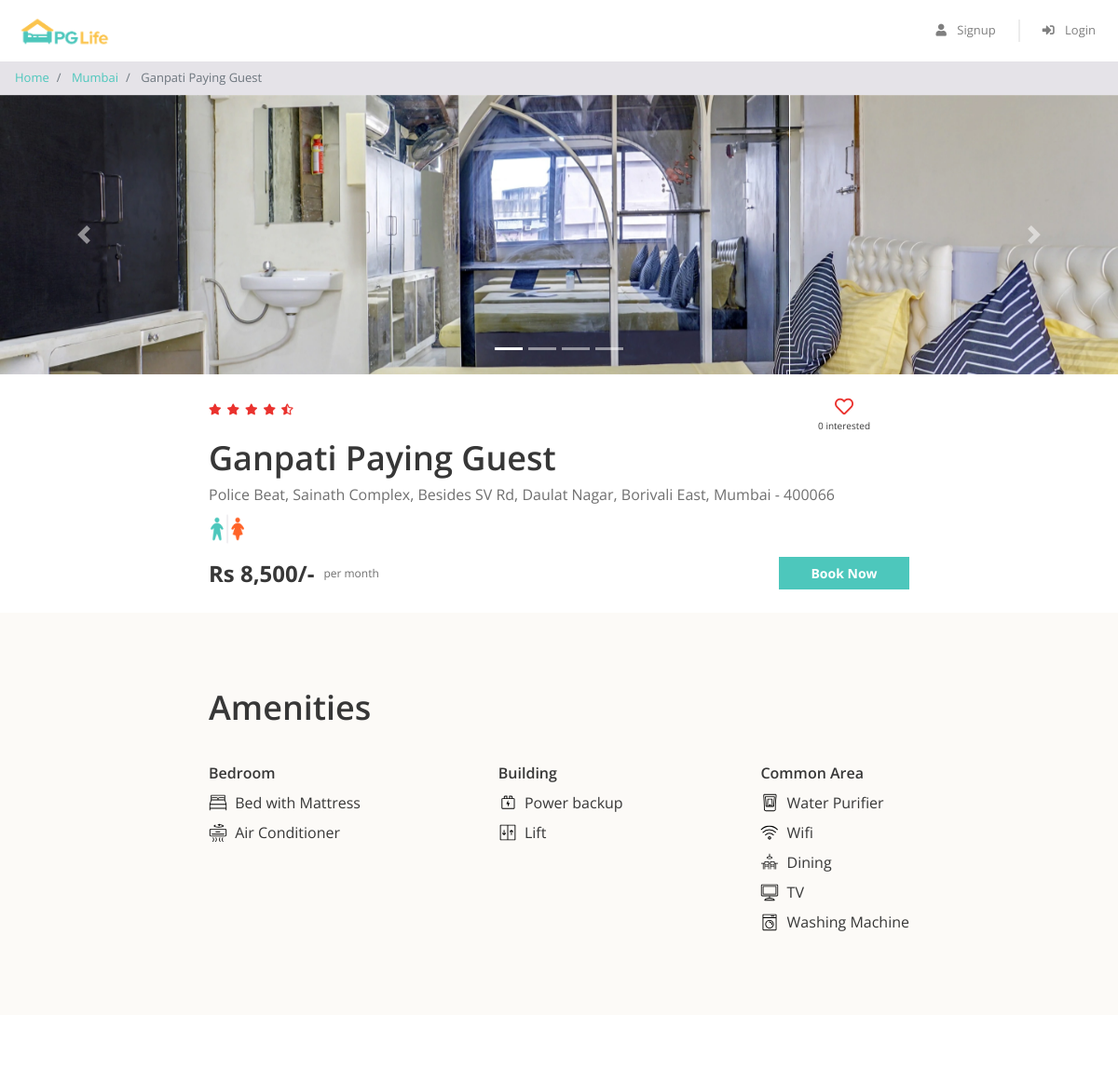
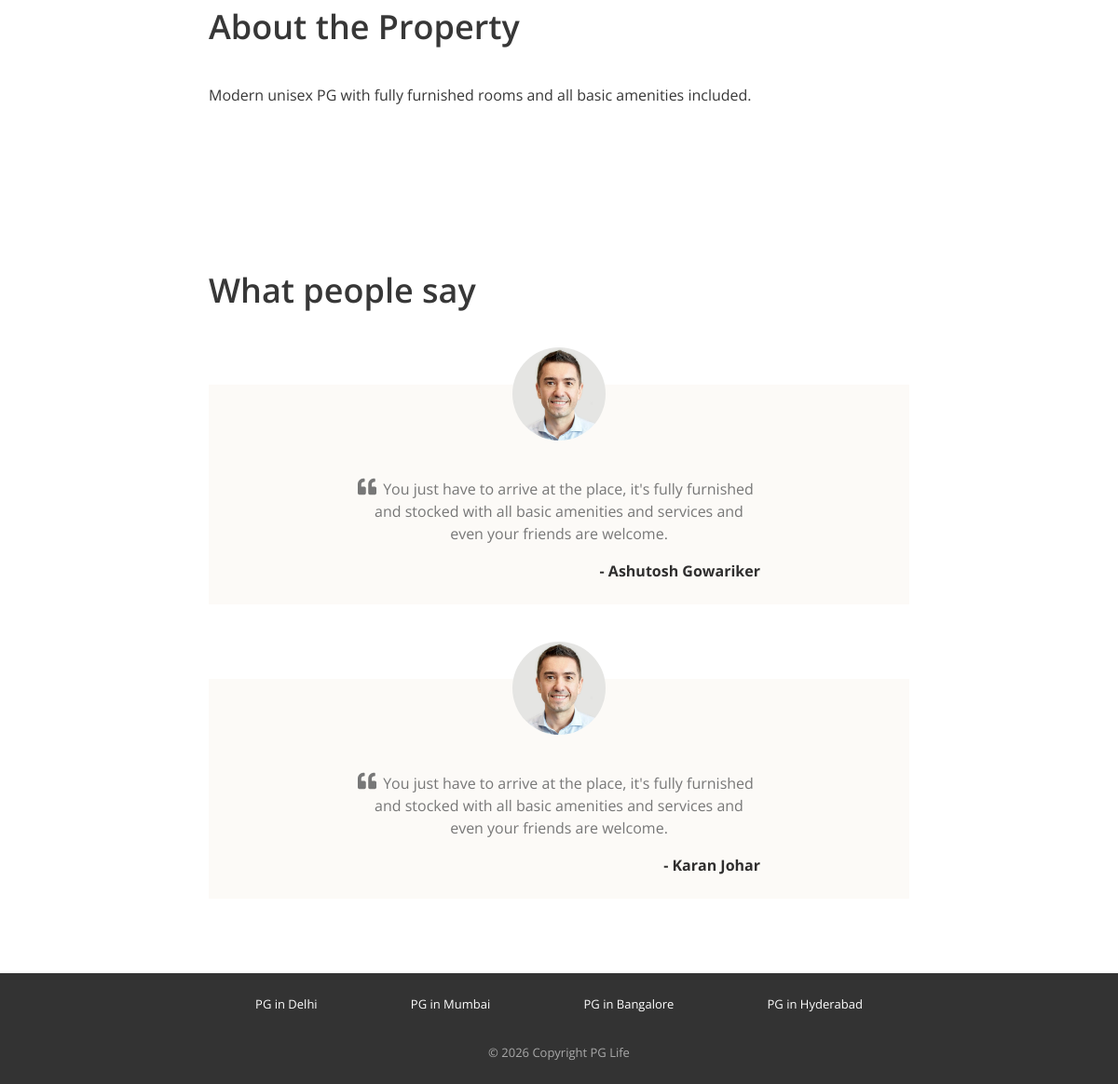
The app's page /property_detail.php?id=2 with its own data (2 pictures, top to bottom).
### tables this page shows
CREATE TABLE properties (
    id INT AUTO_INCREMENT PRIMARY KEY,
    name VARCHAR(150) NOT NULL,
    address VARCHAR(255) NOT NULL,
    city VARCHAR(100) NOT NULL,
    price INT NOT NULL,
    gender ENUM('male','female','unisex') NOT NULL,
    rating DECIMAL(2,1) DEFAULT 0,
    image_folder VARCHAR(50) NOT NULL,    
    description TEXT
);

CREATE TABLE amenities (
    id INT AUTO_INCREMENT PRIMARY KEY,
    name VARCHAR(100) NOT NULL,
    icon VARCHAR(255) NOT NULL,           
    category VARCHAR(50) NOT NULL         
);

### property_detail.php (the view, shortened to what this page needs)
<?php
require_once 'includes/db.php';
$id = intval($_GET['id'] ?? 0);
$stmt = $conn->prepare("SELECT p.*,
        (SELECT COUNT(*) FROM interested_users iu WHERE iu.property_id = p.id) AS interested_count
        FROM properties p WHERE p.id = ?");
$stmt->bind_param("i", $id);
$stmt->execute();
$result = $stmt->get_result();
$property = $result->fetch_assoc();
$folder = "img/properties/" . $property['image_folder'] . "/";
$images = [];
if (is_dir($folder)) {
    $files = array_values(array_diff(scandir($folder), ['.', '..']));
    foreach ($files as $f) {
        $images[] = $folder . $f;
    }
}
$amStmt = $conn->prepare("SELECT a.name, a.icon, a.category FROM amenities a
                           JOIN property_amenities pa ON a.id = pa.amenity_id
                           WHERE pa.property_id = ?
                           ORDER BY a.category");
$amStmt->bind_param("i", $id);
$amStmt->execute();
$amResult = $amStmt->get_result();
$amenitiesByCategory = [];
while ($row = $amResult->fetch_assoc()) {
    $amenitiesByCategory[$row['category']][] = $row;
}
$isInterested = false;
$bookingStatus = null;
function starsHtml($rating) {
    $full = floor($rating);
    $half = ($rating - $full) >= 0.5;
    $html = '';
    for ($i = 0; $i < $full; $i++) $html .= '<i class="fas fa-star"></i>';
    if ($half) $html .= '<i class="fas fa-star-half-alt"></i>';
    $remaining = 5 - $full - ($half ? 1 : 0);
    for ($i = 0; $i < $remaining; $i++) $html .= '<i class="far fa-star"></i>';
    return $html;
}
$genderIcon = $property['gender'] === 'male' ? 'img/male.png' : ($property['gender'] === 'female' ? 'img/female.png' : 'img/unisex.png');
?>
<!DOCTYPE html>
<html lang="en">
<head>
    <link href="css/bootstrap.min.css" rel="stylesheet" />
    <link href="https://use.fontawesome.com/releases/v5.11.2/css/all.css" rel="stylesheet" />
    <link href="css/common.css" rel="stylesheet" />
    <link href="css/property_detail.css" rel="stylesheet" />
</head>
<body>
    <div class="header sticky-top">
        <nav class="navbar navbar-expand-md navbar-light">
            <a class="navbar-brand" href="index.php">
                <img src="img/logo.png" />
            </a>
            <div class="collapse navbar-collapse justify-content-end" id="my-navbar">
                <ul class="navbar-nav">
                    <?php include 'includes/nav_state.php'; ?>
                </ul>
            </div>
        </nav>
    </div>
    <nav aria-label="breadcrumb">
        <ol class="breadcrumb py-2">
            <li class="breadcrumb-item">
                <a href="index.php">Home</a>
            </li>
            <li class="breadcrumb-item">
                <a href="property_list.php?city=<?= urlencode($property['city']) ?>"><?= htmlspecialchars($property['city']) ?></a>
            </li>
            <li class="breadcrumb-item active" aria-current="page">
                <?= htmlspecialchars($property['name']) ?>
            </li>
        </ol>
    </nav>
    <div id="property-images" class="carousel slide" data-ride="carousel">
        <ol class="carousel-indicators">
            <?php foreach ($images as $i => $img): ?>
                <li data-target="#property-images" data-slide-to="<?= $i ?>" class="<?= $i === 0 ? 'active' : '' ?>"></li>
            <?php endforeach; ?>
        </ol>
        <div class="carousel-inner">
            <?php foreach ($images as $i => $img): ?>
                <div class="carousel-item <?= $i === 0 ? 'active' : '' ?>">
                    <img class="d-block w-100" src="<?= htmlspecialchars($img) ?>" alt="slide">
                </div>
            <?php endforeach; ?>
        </div>
        <a class="carousel-control-prev" href="#property-images" role="button" data-slide="prev">
            <span class="carousel-control-prev-icon" aria-hidden="true"></span>
        </a>
        <a class="carousel-control-next" href="#property-images" role="button" data-slide="next">
            <span class="carousel-control-next-icon" aria-hidden="true"></span>
        </a>
    </div>
    <div class="property-summary page-container">
        <div class="row no-gutters justify-content-between">
            <div class="star-container" title="<?= $property['rating'] ?>">
                <?= starsHtml($property['rating']) ?>
            </div>
            <div class="interested-container">
                <i id="interestBtn" data-id="<?= $property['id'] ?>"
                   class="is-interested-image <?= $isInterested ? 'fas' : 'far' ?> fa-heart"></i>
                <div class="interested-text">
                    <span id="interestedCount" class="interested-user-count"><?= $property['interested_count'] ?></span> interested
                </div>
            </div>
        </div>
        <div class="detail-container">
            <div class="property-name"><?= htmlspecialchars($property['name']) ?></div>
            <div class="property-address"><?= htmlspecialchars($property['address']) ?></div>
            <div class="property-gender">
                <img src="<?= $genderIcon ?>" />
            </div>
        </div>
        <div class="row no-gutters">
            <div class="rent-container col-6">
                <div class="rent">Rs <?= number_format($property['price']) ?>/-</div>
                <div class="rent-unit">per month</div>
            </div>
            <div class="button-container col-6">
                <button id="bookBtn" data-id="<?= $property['id'] ?>"
                        class="btn <?= $bookingStatus ? 'btn-secondary' : 'btn-primary' ?>"
                        <?= $bookingStatus ? 'disabled' : '' ?>>
                    <?= $bookingStatus ? ucfirst($bookingStatus) : 'Book Now' ?>
                </button>
            </div>
        </div>
    </div>
    <div class="property-amenities">
        <div class="page-container">
            <h1>Amenities</h1>
            <div class="row justify-content-between">
                <?php foreach ($amenitiesByCategory as $category => $items): ?>
                    <div class="col-md-auto">
                        <h5><?= htmlspecialchars($category) ?></h5>
                        <?php foreach ($items as $item): ?>
                            <div class="amenity-container">
                                <img src="<?= htmlspecialchars($item['icon']) ?>">
                                <span><?= htmlspecialchars($item['name']) ?></span>
                            </div>
                        <?php endforeach; ?>
                    </div>
                <?php endforeach; ?>
            </div>
        </div>
    </div>
    <div class="property-about page-container">
        <h1>About the Property</h1>
        <p><?= nl2br(htmlspecialchars($property['description'])) ?></p>
    </div>
    <div class="property-testimonials page-container">
        <h1>What people say</h1>
        <div class="testimonial-block">
            <div class="testimonial-image-container">
                <img class="testimonial-img" src="img/man.png">
            </div>
            <div class="testimonial-text">
                <i class="fa fa-quote-left" aria-hidden="true"></i>
                <p>You just have to arrive at the place, it's fully furnished and stocked with all basic amenities and services and even your friends are welcome.</p>
            </div>
            <div class="testimonial-name">- Ashutosh Gowariker</div>
        </div>
        <div class="testimonial-block">
            <div class="testimonial-image-container">
                <img class="testimonial-img" src="img/man.png">
            </div>
            <div class="testimonial-text">
                <i class="fa fa-quote-left" aria-hidden="true"></i>
                <p>You just have to arrive at the place, it's fully furnished and stocked with all basic amenities and services and even your friends are welcome.</p>
            </div>
            <div class="testimonial-name">- Karan Johar</div>
        </div>
    </div>
    <div class="footer">
        <div class="page-container footer-container">
            <div class="footer-cities">
                <div class="footer-city"><a href="property_list.php?city=Delhi">PG in Delhi</a></div>
                <div class="footer-city"><a href="property_list.php?city=Mumbai">PG in Mumbai</a></div>
                <div class="footer-city"><a href="property_list.php?city=Bangalore">PG in Bangalore</a></div>
                <div class="footer-city"><a href="property_list.php?city=Hyderabad">PG in Hyderabad</a></div>
            </div>
            <div class="footer-copyright">© 2026 Copyright PG Life </div>
        </div>
    </div>
</body>
</html>

### includes/nav_state.php (shortened to what this page needs)
<?php
$isLoggedIn = isset($_SESSION['user_id']);
$unreadCount = 0;
?>
<?php if ($isLoggedIn): ?>
    <li class="nav-item">
        <a class="nav-link" href="my_bookings.php" style="position:relative;">
            <i class="fas fa-bookmark"></i> My Bookings
            <?php if ($unreadCount > 0): ?>
                <span class="badge badge-danger" style="position:relative; top:-8px;"><?= $unreadCount ?></span>
            <?php endif; ?>
        </a>
    </li>
    <div class="nav-vl"></div>
    <li class="nav-item">
        <a class="nav-link" href="#">
            <i class="fas fa-user-circle"></i> Hi, <?= htmlspecialchars($_SESSION['user_name']) ?>
        </a>
    </li>
    <div class="nav-vl"></div>
    <li class="nav-item">
        <a class="nav-link" href="api/logout.php">
            <i class="fas fa-sign-out-alt"></i> Logout
        </a>
    </li>
<?php else: ?>
    <li class="nav-item">
        <a class="nav-link" href="#" data-toggle="modal" data-target="#signup-modal">
            <i class="fas fa-user"></i> Signup
        </a>
    </li>
    <div class="nav-vl"></div>
    <li class="nav-item">
        <a class="nav-link" href="#" data-toggle="modal" data-target="#login-modal">
            <i class="fas fa-sign-in-alt"></i> Login
        </a>
    </li>
<?php endif; ?>

### css/common.css (style rules this page uses)
* { box-sizing: border-box; font-family: 'Open Sans', sans-serif; }
body { color: #373737; font-size: 16px; position: relative; }
h1, h2, h3, h4, h5, h6 { font-weight: 600; }
h1 { font-size: 36px; margin-bottom: 40px; }
h5 { font-size: 16px; margin-bottom: 10px; }
.btn-primary, .btn-warning, .btn-danger { color: white; font-weight: bold; }
.breadcrumb { background-color: #e5e3e8; font-size: 13px; border-radius: 0px; margin-bottom: 0px; }
.page-container { max-width: 800px; padding: 80px 24px; margin: auto; }
.header { background-color: white; font-size: 13px; }
.header .navbar .navbar-brand img { height: 40px; }
.header .navbar .nav-item i { margin-right: 8px; }
.header .nav-vl { border-left: 2px solid #d6d6d678; height: 24px; margin: auto 16px; display: block; }
.footer { background-color: #333333; font-size: 13px; }
.footer-container { padding: 24px; }
.footer-cities { display: flex; flex-wrap: wrap; justify-content: space-around; }
.footer-city { margin-bottom: 8px; text-align: center; }
.footer-city a { color: #ffffff; }
.footer-copyright { color: #a9a9a9; text-align: center; padding-top: 24px; }

### css/property_detail.css (style rules this page uses)
.carousel img { height: 300px; object-fit: cover; }
.property-summary { padding: 24px; }
.property-amenities, .property-rating { background-color: #fcfaf7; }
.star-container i { color: #EA322E; font-size: 12px; margin-right: 6px; }
.interested-container { text-align: center; padding-right: 42px; }
.interested-container i { color: #EA322E; font-size: 20px; cursor: pointer; }
.interested-text { font-size: 10px; }
.detail-container { padding-bottom: 10px; }
.property-name { font-size: 36px; font-weight: 600; }
.property-address { color: #6f6f6f; font-size: 16px; padding-bottom: 5px; }
.property-gender img { width: 40px; }
.rent-container { display: flex; align-items: center; }
.rent { font-size: 24px; font-weight: bold; padding-right: 10px; }
.rent-unit { color: #6f6f6f; font-size: 12px; }
.button-container .btn { font-size: 14px; border-radius: 0px; width: 140px; float: right; }
.amenity-container { margin: 8px 0px; }
.amenity-container img { height: 20px; margin-top: -4px; margin-right: 4px; }
.testimonial-block { background-color: #fcfaf7; padding: 0px 160px 24px; margin-top: 80px; }
.testimonial-image-container { text-align: center; }
.testimonial-img { width: 100px; border-radius: 50%; position: relative; top: -40px; }
.testimonial-text { color: #777777; text-align: center; position: relative; }
.testimonial-text i { font-size: 20px; position: absolute; left: 0px; top: 0px; }
.testimonial-text p { text-indent: 20px; }
.testimonial-name { color: #2F2E2E; text-align: right; font-weight: bold; margin-top: 12px; }

### records on screen
properties: city "Mumbai", name "Ganpati Paying Guest", address "Police Beat, Sainath Complex, Besides SV Rd, Daulat Nagar, Borivali East, Mumbai - 400066", gender (picture), price "8,500", description "Modern unisex PG with fully furnished rooms and all basic amenities included."
amenities: icon (picture), name "Bed with Mattress"
amenities: icon (picture), name "Air Conditioner"
amenities: icon (picture), name "Power backup"
amenities: icon (picture), name "Lift"
amenities: icon (picture), name "Water Purifier"
amenities: icon (picture), name "Wifi"
amenities: icon (picture), name "Dining"
amenities: icon (picture), name "TV"
amenities: icon (picture), name "Washing Machine"

### other values on screen
$property['interested_count'] "0"
$category "Bedroom"
$category "Building"
$category "Common Area"
